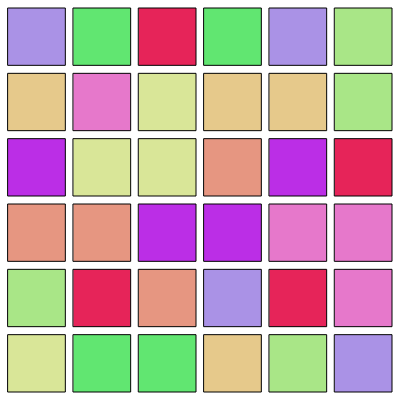
Frame 1 (no input)
Frame 60 (no input): identical to frame 1, image omitted
Frame 120 (the mouse pressed at the canvas centre since frame 60): identical to frame 1, image omitted

The p5.js sketch that drew this single still picture (run headless with seeded random() and noise() and a simulated clock; from frame 60 on, the mouse is pressed at the canvas centre):

// p5.js sketch
// ── sketch.js
const numRows = 6;
const numCols = 6;
const boxPadding = 8;

const numBoxes = numRows * numCols;
let boxWidth;
let boxHeight;

let colorReUse   = 4;  // meaning each color will appear in 4 tiles 
const colorList  = [];
const bgColors   = [];

function setup() {
  createCanvas(400, 400);

  colorMode(HSB, 100);
  generatePalette();
  assignTileBgColors();

  boxWidth   = (width - ((numCols + 1) * boxPadding))/ numCols;
  boxHeight  = (height - ((numRows + 1) * boxPadding)) / numRows;
}

function draw() {
  background(120);
  renderGrid();
}

function renderGrid(){
  for(let i = 0; i < numRows; i++){
    for(let j = 0; j < numCols; j++){
      fill( getBgColor(j, i) );
      rect( getX(j), getY(i), boxWidth, boxHeight);
    }
  }
}
    
function getX(colIndex){
  return colIndex * boxWidth + boxPadding + colIndex * boxPadding;
}
   
function getY(rowIndex){
  return rowIndex * boxHeight + boxPadding + rowIndex * boxPadding;
}

function getBgColor(colIndex, rowIndex){
  return bgColors[rowIndex * numCols + colIndex];
}

function generatePalette(){
  // use each color 2-4 times
  // don't use same color for background, middle or foreground
  let numColors = ceil( numBoxes / colorReUse );
  console.log(`Num colors: ${numColors}`);
  
  let randomStartingPoint = random(100);
  for(let i = 0; i < numColors; i++){
    let hue = (randomStartingPoint + 8 * i) % 100;
    colorList[i] = color(hue, 20 + random(80), 90);
  }
}

function assignTileBgColors(){
  let randomTileOrder = getRandomTileOrder();
  
  for(let i = 0; i < numBoxes; i++){
    let colorToUse = floor(i / colorReUse) ;
    bgColors[ randomTileOrder[i] ] = colorList[colorToUse];
  }
}

function getRandomTileOrder(){
  return shuffleArray( getNumberList(numBoxes) );
}



// UTILITY FUNCTIONS BELOW 
// Meaning: They don't reference our variables above, can be reused across other sketches

function getNumberList(numberOfItems){
  // let result = [];
  // for(let i = 0; i < numberOfItems; i++){
  //   result[i] = i;
  // }
  // return result;
  return Array.from(Array(numberOfItems).keys());
}

function shuffleArray(arrayToShuffle){
  // From: https://medium.com/@nitinpatel_20236/how-to-shuffle-correctly-shuffle-an-array-in-javascript-15ea3f84bfb
  for(let i = arrayToShuffle.length - 1; i > 0; i--){
    const j = Math.floor(Math.random() * i)
    const temp = arrayToShuffle[i];
    arrayToShuffle[i] = arrayToShuffle[j];
    arrayToShuffle[j] = temp;
  }
  return arrayToShuffle;
}
